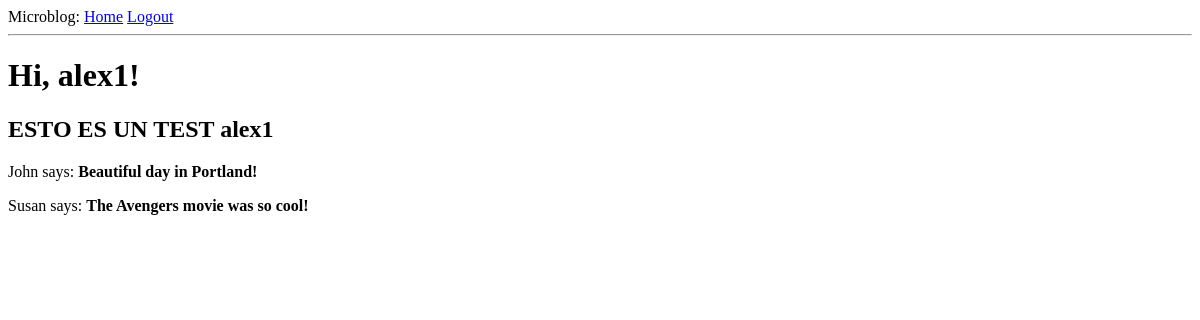
Before: /index (signed in) with the older database file.
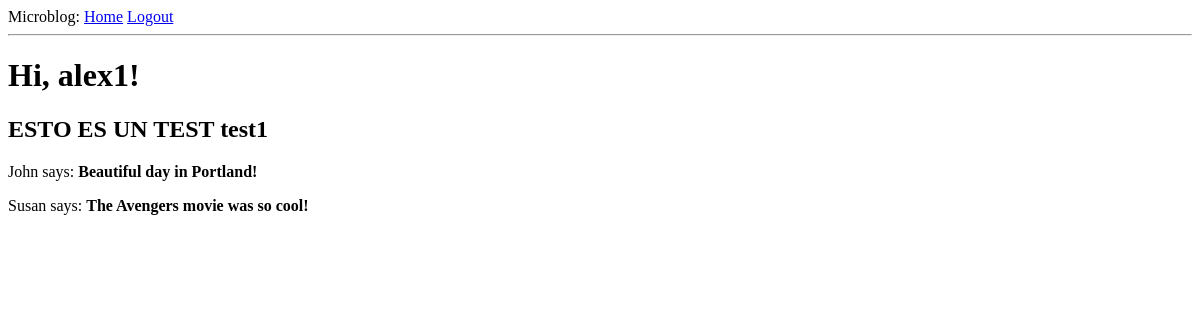
After: the same page with the newer database file.
### app/models.py (models this page shows, shortened)
class User(UserMixin, db.Model):
    id = db.Column(db.Integer, primary_key=True)
    username = db.Column(db.String(64), index=True, unique=True)
    email = db.Column(db.String(120), index=True, unique=True)
    password_hash = db.Column(db.String(128))
    posts = db.relationship('Post', backref='author', lazy='dynamic')

### app/routes.py (the view)
@app.route("/")
@app.route("/index")
@login_required
def index():
    user = {'username': 'Paco'}
    posts = [
    {
        'author': {'username': 'John'},
        'body': 'Beautiful day in Portland!'
    },
    {
        'author': {'username': 'Susan'},
        'body': 'The Avengers movie was so cool!'
    }]
    rC = User.query.count()
    num = (datetime.datetime.utcnow() - datetime.datetime(1970,1,1)).days
    num += current_user.id #If it is anon, the id will be a random number
    print("NUM: {}".format(num))
    test = User.query.offset(num%rC).first() #Based on an input
    print("ID to show: {}".format(test.id))
    return render_template('index.html', title='Home', posts=posts, test=test.username)

### app/models.py (called while the page is built)
@login.user_loader
def load_user(id):
    return User.query.get(int(id))

### app/templates/index.html
{% extends "base.html" %}
{% block content %}
    <h1>Hi, {{ current_user.username }}!</h1>
    <h2>ESTO ES UN TEST {{ test }}</h2>
    {% for post in posts %}
    <div><p>{{ post.author.username }} says: <b>{{ post.body }}</b></p></div>
    {% endfor %}
{% endblock %}

### app/templates/base.html (shortened to what this page needs)
<html>
    <head>
    </head>
    <body>
        <div>
            Microblog:
            <a href="{{ url_for('index') }}">Home</a>
            {% if current_user.is_anonymous %}
            <a href="{{ url_for('login') }}">Login</a>
            {% else %}
            <a href="{{ url_for('logout') }}">Logout</a>
            {% endif %}
        </div>
        <hr>
        {% block content %}{% endblock %}
    </body>
</html>

Changed rows visible on the page:
added User: username "test1"
Other visible differences:
{{ test }}: "alex1" → "test1"
